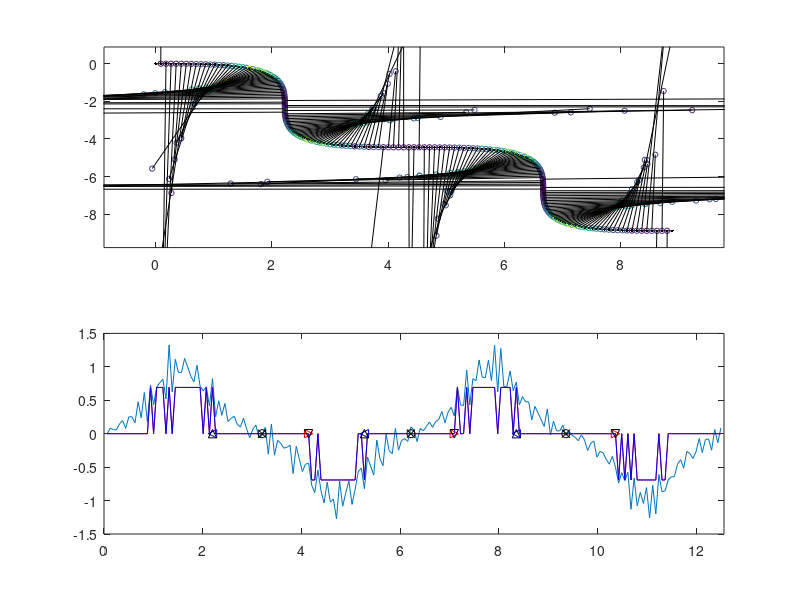

Reproduce this figure in MATLAB.
function [tau, r, centers] = compute_tortuosity(points, method, plot_curve, smooth_curve)
    
    %disp('Computing tortuosity ...');
    
    % Input:
    %
    %   'points' is a [n x 2] array. The first column represents the x, and
    %   the second colum the y coordinate of an ordered set of n points.
    %   if less than 3 points are given, a test set of point along a sinus
    %   curve is used instead.
    %
    %   'method' is an integer defining the method type:
    %   (0) or no argument given: t = "tortuosity density" (as in
    %   https://sci-hub.tw/https://ieeexplore.ieee.org/document/1279902)
    %   (1) tau = (total arc-length over total chord-length) - 1
    %   (2) tau = the integral over the curvature along the entire curve
    %   (3) tau = the integral over the curvature squared along the entire curve
    %   (4)
    %   (5)
    %   (6)
    %   (7)
    %
    %   'plot_curve' is a Boolean: If true or absent the curve is plotted with the tangent
    %   circles and a color scheme denoting the tortuosity
    %
    % Outputs:
    %
    %   'tau' is a float containing the tortuosity computed for the curve defined by the input points with the specified methods
    %   'r' is a [(n-2) x 1] array for the curvature radius for all points except the first and the last
    %   'centers' is a [(n-2) x 2] array for the centers of the tangent circles for all points except the first and the last
    %
    % Author: Sven Bergmann.
    % Version: v1.4 (11 September 2020)
    
    if(nargin < 1)
        N = 201;
        t = linspace(0, 4*pi, N);
        points = [t; 1.0*sin(t)] + 0.001*rand(2,N);
        
        % rotation
        alpha = pi/4;
        R = [cos(alpha) sin(alpha); -sin(alpha) cos(alpha)];
        points = R * points;
    end
    
    if(nargin < 2)
        method = 0;
    end
    
    if(nargin < 3)
        plot_curve = true;
    end
    
    if(nargin < 4)
        smooth_curve = false;
    end
    
    if(smooth_curve)
        points(2,:) = smooth(points(1,:),points(2,:),0.3,'rloess');
    end
    
    points1 = points(:,1:end-2); % QUESTIONS: WHY ARE THESE EMPTY?
    points2 = points(:,2:end-1);
    points3 = points(:,3:end);
    
    Deltas = points(:,1:end-1) - points(:,2:end);
    
    mean_Deltas = (Deltas(:,1:end-1) + Deltas(:,2:end))/2; % mean difference of neighboring points
    Deltas2 = Deltas(:,1:end-1) - Deltas(:,2:end); % difference of differences
    
    curvature_sign = sign(mean_Deltas(1,:) .* Deltas2(2,:) - mean_Deltas(2,:) .* Deltas2(1,:));
    
    ABC = [points1(:)'; points2(:)'; points3(:)'];
    
    [r,centers] = find_circle_through_3_points(ABC);
    r = r .* curvature_sign;
    
    hysteresis_threshold = 2.0 * std(abs(1 ./ r));
    
    if(plot_curve)
        figure(1)
        
        subplot(2,1,1) % curve visualisation
        
        x_min = min(points(1,:));
        x_max = max(points(1,:));
        
        y_min = min(points(2,:));
        y_max = max(points(2,:));
        
        hold off
        plot(points(1,:), points(2,:), '.-k') % plot curve
        hold on
        
        % indicate absolute curvature using color
        scatter(points(1,2:end-1), points(2,2:end-1), 15, abs(1 ./ r))
        scatter(centers(1,:), centers(2,:), 15, abs(1 ./ r))
        
        % connect points of curve to centers of tangent circles
        plot([points(1,2:end-1);centers(1,:)], [points(2,2:end-1); centers(2,:)], 'k')
        
        margin = 0.1;
        margin_x = (x_max-x_min) * margin;
        margin_y = (y_max-y_min) * margin;
        
        xlim([x_min-margin_x x_max+margin_x])
        ylim([y_min-margin_y y_max+margin_y])
        
        subplot(2,1,2) % curvature analysis
        
        hold off
        plot(t(1,2:end-1), 1 ./ r); % plot signed curvature
        xlim([t(1) t(end)])
    end
    
    switch(method)
        case 0
            tic
            tau_forward = TD3(points,r,hysteresis_threshold);
            subplot(2,1,2) % curvature analysis
            if(plot_curve)
                hold on
                plot(t(1,2:end-1), hysteresis_threshold * curvature_sign,'r') % plot sign of curvature
            end % if(plot_curve)
            
            tau_backward = TD3(points(:,end:-1:1),r(end:-1:1),hysteresis_threshold);
            subplot(2,1,2) % curvature analysis
            if(plot_curve)
                hold on
                plot(t(1,2:end-1), hysteresis_threshold * curvature_sign(end:-1:1),'b') % plot sign of curvature
            end % if(plot_curve)
            
            tau_fb = (tau_forward + tau_backward) / 2
            toc
            
            tic
            [tau,forward_segment_starts, backward_segment_starts, segment_boundaries] =  TD3(points,r,hysteresis_threshold)
            toc
            
            tic
            [tau3, significant_sign_change_starts, significant_sign_change_ends, segment_boundaries3] = TD3(points,r,hysteresis_threshold)
            toc
            
            if(plot_curve)
                hold on
                plot(t(forward_segment_starts), 0,'>r') 
                plot(t(backward_segment_starts), 0,'<b') 
                plot(t(segment_boundaries), 0,'ok') 
                
                plot(t(significant_sign_change_starts),0,'vk')
                plot(t(significant_sign_change_ends),0,'^k')
                plot(t(segment_boundaries3), 0,'xk')    
            end % if(plot_curve)
           
        case 1
            L_arc = sum(sqrt(Deltas(1,:) .^2 + Deltas(2,:) .^2));
            L_chord = norm(points(:,end) - points(:,1));
            
            tau = L_arc / L_chord - 1;
            
        case 2
            tau = sum(sqrt(Deltas(1,:) .^2 + Deltas(2,:) .^2) ./ abs(r));
            
        case 3
            tau = sum(sqrt(Deltas(1,:) .^2 + Deltas(2,:) .^2) ./ (r .* r));
            
        case 4
            L_arc = sum(sqrt(Deltas(1,:) .^2 + Deltas(2,:) .^2));
            tau = sum(sqrt(Deltas(1,:) .^2 + Deltas(2,:) .^2) ./ abs(r)) / L_arc;
            
        case 5
            L_arc = sum(sqrt(Deltas(1,:) .^2 + Deltas(2,:) .^2));
            tau = sum(sqrt(Deltas(1,:) .^2 + Deltas(2,:) .^2) ./ (r .* r)) / L_arc;
            
        case 6
            L_chord = norm(points(:,end) - points(:,1));
            tau = sum(sqrt(Deltas(1,:) .^2 + Deltas(2,:) .^2) ./ abs(r)) / L_chord;
            
        case 7
            L_chord = norm(points(:,end) - points(:,1));
            tau = sum(sqrt(Deltas(1,:) .^2 + Deltas(2,:) .^2) ./ (r .* r)) / L_chord;
            
        otherwise
            tau = NaN;
            
    end % switch(method)
    
    
    function tau = TD(points,r,hysteresis_threshold)
        
        N_segments = 0;
        
        % recompute curbature sign using hysteresis
        curvature_sign = zeros(1,length(r));
        curvature_sign(1) = sign(r(1));
        segment_start = 1;
        L_arcs = [];
        L_chords = [];
        
        for index = 2:length(r)
            if(1/r(index)*curvature_sign(index-1) > -hysteresis_threshold)
                curvature_sign(index) = curvature_sign(index-1);
            else
                curvature_sign(index) = -curvature_sign(index-1);
                N_segments = N_segments + 1;
                
                L_arcs(N_segments) = sum(sqrt(Deltas(1,segment_start:index) .^2 + Deltas(2,segment_start:index) .^2));
                L_chords(N_segments) = norm(points(:,segment_start) - points(:,index));
                
                segment_start = index;
                taus(N_segments) = L_arcs(N_segments) / L_chords(N_segments) - 1;
            end
        end
        
        if(segment_start < length(r)) % process last segment
            L_arcs(end+1) = sum(sqrt(Deltas(1,segment_start:end) .^2 + Deltas(2,segment_start:end) .^2));
            L_chords(end+1) = norm(points(:,segment_start) - points(:,end));
            taus(end+1) = L_arcs(end) / L_chords(end) - 1;
            N_segments = N_segments + 1;
        end
        
        tau = (N_segments-1)/N_segments * sum(taus);
        
    end % function TD
    
    
    function [tau,forward_segment_starts, backward_segment_starts, segment_boundaries] = TD2(points,r,hysteresis_threshold) % improved version
        
        % recompute curbature sign using hysteresis
        forward_curvature_sign = zeros(1,length(r));
        forward_curvature_sign(1) = curvature_sign(1);
        
        backward_curvature_sign = zeros(1,length(r));
        backward_curvature_sign(end) = curvature_sign(end);
        
        segment_start = 1;
        L_arcs = [];
        L_chords = [];
        forward_segment_starts = [];
        backward_segment_starts = [];
        
        % forward scan
        for index = 2:length(r)
            if(1/r(index)*forward_curvature_sign(index-1) > -hysteresis_threshold)
                forward_curvature_sign(index) = forward_curvature_sign(index-1);
            else
                forward_curvature_sign(index) = -forward_curvature_sign(index-1);
                forward_segment_starts(end+1) = index;
            end
        end
        
        % backward scan
        for index = (length(r)-1):-1:1
            if(1/r(index)*backward_curvature_sign(index+1) > -hysteresis_threshold)
                backward_curvature_sign(index) = backward_curvature_sign(index+1);
            else
                backward_curvature_sign(index) = -backward_curvature_sign(index+1);
                backward_segment_starts(end+1) = index+1;
            end
        end
        
        % remove inconsistant starts:
        if(forward_curvature_sign(forward_segment_starts(1)) ~= backward_curvature_sign(backward_segment_starts(end)))
            disp(sprintf('Removing from forward scan: %d',forward_segment_starts(1)))
            forward_segment_starts = forward_segment_starts(2:end);
        end
        
        if(backward_curvature_sign(backward_segment_starts(1) ~= forward_curvature_sign(forward_segment_starts(end))))
            disp(sprintf('Removing from backward scan: %d',backward_segment_starts(1)))
            backward_segment_starts = backward_segment_starts(2:end);
        end
        
        
        % take midpoints as segment boundaries:
        if(length(forward_segment_starts) == length(backward_segment_starts))
            segment_boundaries = round( (forward_segment_starts + backward_segment_starts(end:-1:1)) / 2);
        else
            disp('forward segmentation is inconsistant with backward segmentation')
            tau = NaN;
            segment_boundaries = 1;
            return
        end
        
        segment_start = 1;
        for N_segments = 1:length(segment_boundaries)
            index = segment_boundaries(N_segments);
            L_arcs(N_segments) = sum(sqrt(Deltas(1,segment_start:index) .^2 + Deltas(2,segment_start:index) .^2));
            L_chords(N_segments) = norm(points(:,segment_start) - points(:,index));
            
            segment_start = index;
            taus(N_segments) = L_arcs(N_segments) / L_chords(N_segments) - 1;
        end
        
        
        if(segment_start < length(r)) % process last segment
            L_arcs(end+1) = sum(sqrt(Deltas(1,segment_start:end) .^2 + Deltas(2,segment_start:end) .^2));
            L_chords(end+1) = norm(points(:,segment_start) - points(:,end));
            taus(end+1) = L_arcs(end) / L_chords(end) - 1;
            N_segments = N_segments + 1;
        end
                
        tau = (N_segments-1)/N_segments * sum(taus);
    end % function TD2
    
    
    function [tau, significant_sign_change_starts, significant_sign_change_ends, segment_boundaries] = TD3(points,r,hysteresis_threshold) % further improved version
        curvature_sign = sign(1 ./ r) .* (abs(1 ./ r) > hysteresis_threshold);
        sign_changes = (curvature_sign(1:end-1) ~= curvature_sign(2:end));
        segment_ends = find(sign_changes);
        segment_starts = segment_ends+1;
        
        non_zero_ends = segment_ends(curvature_sign(segment_ends) ~= 0);
        non_zero_starts = segment_starts(curvature_sign(segment_starts) ~= 0);
        
        valid_non_zero_ends = non_zero_ends(1:end-1);
        valid_non_zero_starts = non_zero_starts(2:end);
 
        significant_sign_end_changes = (curvature_sign(non_zero_ends(1:end-1)) ~= curvature_sign(non_zero_ends(2:end)));
        significant_sign_change_ends = valid_non_zero_ends(significant_sign_end_changes) + 1;
        
        significant_sign_start_changes = (curvature_sign(non_zero_starts(1:end-1)) ~= curvature_sign(non_zero_starts(2:end)));
        significant_sign_change_starts = valid_non_zero_starts(significant_sign_start_changes);
        
        segment_boundaries = round((significant_sign_change_ends +  significant_sign_change_starts) / 2);
        
        segment_start = 1;
        N_segments = 1;
        for N_segments = 1:length(segment_boundaries)
            index = segment_boundaries(N_segments);
            L_arcs(N_segments) = sum(sqrt(Deltas(1,segment_start:index) .^2 + Deltas(2,segment_start:index) .^2));
            L_chords(N_segments) = norm(points(:,segment_start) - points(:,index));
            
            segment_start = index;
            taus(N_segments) = L_arcs(N_segments) / L_chords(N_segments) - 1;
        end
        
        
        if(segment_start < length(r)) % process last segment
            L_arcs(end+1) = sum(sqrt(Deltas(1,segment_start:end) .^2 + Deltas(2,segment_start:end) .^2));
            L_chords(end+1) = norm(points(:,segment_start) - points(:,end));
            taus(end+1) = L_arcs(end) / L_chords(end) - 1;
            N_segments = N_segments + 1;
        end
                
        tau = (N_segments-1)/N_segments * sum(taus);
    end
    
    
    function [R,xcyc] = find_circle_through_3_points(ABC)
        % FIT_CIRCLE_THROUGH_3_POINTS
        % Mathematical background is provided in http://www.regentsprep.org/regents/math/geometry/gcg6/RCir.htm
        %
        % Input:
        %
        %   ABC is a [3 x 2n] array. Each two columns represent a set of three points which lie on
        %       a circle. Example: [-1 2;2 5;1 1] represents the set of points (-1,2), (2,5) and (1,1) in Cartesian
        %       (x,y) coordinates.
        %
        % Outputs:
        %
        %   R     is a [1 x n] array of circle radii corresponding to each set of three points.
        %   xcyc  is an [2 x n] array of of the centers of the circles, where each column is [xc_i;yc_i] where i
        %         corresponds to the {A,B,C} set of points in the block [3 x 2i-1:2i] of ABC
        %
        % Author: Danylo Malyuta.
        % Version: v1.0 (June 2016)
        % ----------------------------------------------------------------------------------------------------------
        % Each set of points {A,B,C} lies on a circle. Question: what is the circles radius and center?
        % A: point with coordinates (x1,y1)
        % B: point with coordinates (x2,y2)
        % C: point with coordinates (x3,y3)
        % ============= Find the slopes of the chord A<-->B (mr) and of the chord B<-->C (mt)
        %   mt = (y3-y2)/(x3-x2)
        %   mr = (y2-y1)/(x2-x1)
        % /// Begin by generalizing xi and yi to arrays of individual xi and yi for each {A,B,C} set of points provided in ABC array
        x1 = ABC(1,1:2:end);
        x2 = ABC(2,1:2:end);
        x3 = ABC(3,1:2:end);
        y1 = ABC(1,2:2:end);
        y2 = ABC(2,2:2:end);
        y3 = ABC(3,2:2:end);
        % /// Now carry out operations as usual, using array operations
        mr = (y2-y1)./(x2-x1);
        mt = (y3-y2)./(x3-x2);
        % A couple of failure modes exist:
        %   (1) First chord is vertical       ==> mr==Inf
        %   (2) Second chord is vertical      ==> mt==Inf
        %   (3) Points are collinear          ==> mt==mr (NB: NaN==NaN here)
        %   (4) Two or more points coincident ==> mr==NaN || mt==NaN
        % Resolve these failure modes case-by-case.
        idf1 = isinf(mr); % Where failure mode (1) occurs
        idf2 = isinf(mt); % Where failure mode (2) occurs
        idf34 = isequaln(mr,mt) | isnan(mr) | isnan(mt); % Where failure modes (3) and (4) occur
        % ============= Compute xc, the circle center x-coordinate
        xcyc = (mr.*mt.*(y3-y1)+mr.*(x2+x3)-mt.*(x1+x2))./(2*(mr-mt));
        xcyc(idf1) = (mt(idf1).*(y3(idf1)-y1(idf1))+(x2(idf1)+x3(idf1)))/2; % Failure mode (1) ==> use limit case of mr==Inf
        xcyc(idf2) = ((x1(idf2)+x2(idf2))-mr(idf2).*(y3(idf2)-y1(idf2)))/2; % Failure mode (2) ==> use limit case of mt==Inf
        xcyc(idf34) = NaN; % Failure mode (3) or (4) ==> cannot determine center point, return NaN
        % ============= Compute yc, the circle center y-coordinate
        xcyc(2,:) = -1./mr.*(xcyc-(x1+x2)/2)+(y1+y2)/2;
        idmr0 = mr==0;
        xcyc(2,idmr0) = -1./mt(idmr0).*(xcyc(idmr0)-(x2(idmr0)+x3(idmr0))/2)+(y2(idmr0)+y3(idmr0))/2;
        xcyc(2,idf34) = NaN; % Failure mode (3) or (4) ==> cannot determine center point, return NaN
        % ============= Compute the circle radius
        R = sqrt((xcyc(1,:)-x1).^2+(xcyc(2,:)-y1).^2);
        R(idf34) = Inf; % Failure mode (3) or (4) ==> assume circle radius infinite for this case
        
    end % function find_circle_through_3_points
    
end % function compute_tortuosity
